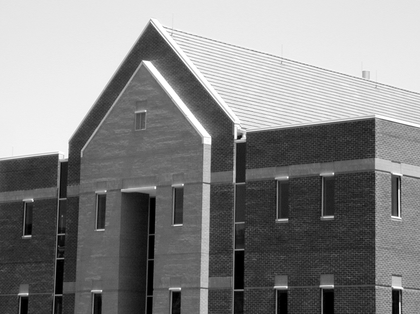
%> input picture Images/house.tif, 420 x 314 px, shrunk from 1114 x 834 before the run
$ octave GradientScript.m   (GNU Octave 9; MATLAB toolbox functions it lacks are replaced by stand-ins)
%> lines starting %> are read from the running program, lines starting %| are printed output that depends on the picture
### Correlation.m
function result = Correlation(im, filter)
    M = length(filter);
    k = (M-1) / 2;
    im = double(padarray(im, [k, k]));

    [H, W] = size(im);
    result = zeros(H, W);

    for i = 1+k:H-k
        for j = 1+k:W-k
            subimg = im(i-k:i+k, j-k:j+k);
            result(i, j) = sum(sum(subimg .* filter));

            if result(i, j) > 255
                result(i, j) = 255;
            elseif result(i, j) < 0
                result(i, j) = 0;
            end
        end
    end

    result = uint8(result);

    result = result(1+k:H-k, 1+k:W-k);
end

### GradientScript.m
% Read image
im = imread('house.tif');
%> im is the input picture: size 314x420 uint8; min 0, max 255, mean 133.3
figure, imshow(im);

% Calculate gx
Hx = [-1 -2 -1; 0 0 0; 1 2 1];
gx = Correlation(im, Hx);
%> in Correlation, `im = double(padarray(im, [k, k]));`:
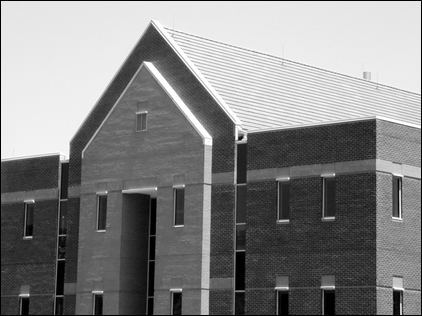
%> im: size 316x422 double; min 0, max 255, mean 131.8
%> after the loop in Correlation, `for i = 1+k:H-k`:
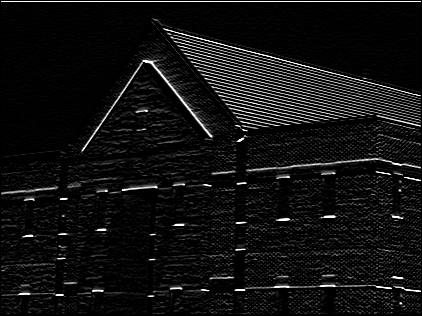
%> result: size 316x422 double; min 0, max 255, mean 17.1
%> in Correlation, `result = result(1+k:H-k, 1+k:W-k);`:
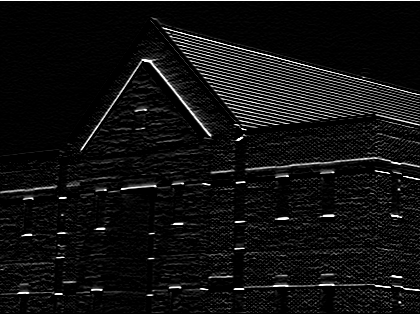
%> result: size 314x420 uint8; min 0, max 255, mean 17.3
figure, imshow(gx);

% Calculate gy
Hy = [-1 0 -1; -2 0 2; -1 0 1];
gy = Correlation(im, Hy);
%> call 2 of Correlation, with filter = [-1 0 -1; -2 0 2; -1 0 1]
%> after the loop in Correlation (call 2), `for i = 1+k:H-k`:
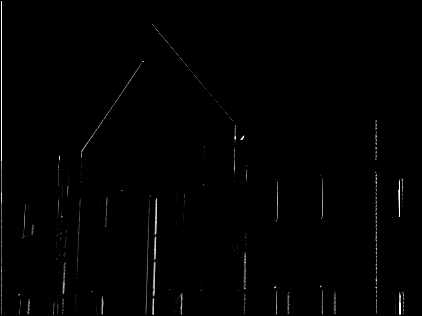
%> result: size 316x422 double; min 0, max 255, mean 2
figure, imshow(gy);

% Calculate the magnitude
M = abs(gx) + abs(gy);
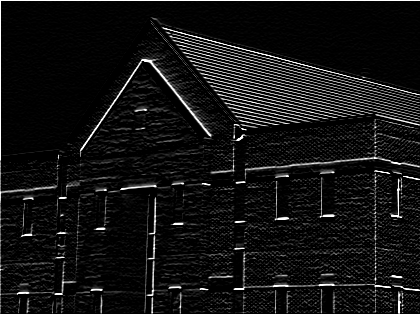
%> M: size 314x420 uint8; min 0, max 255, mean 19.2
figure, imshow(M);

$ run again, with Images/blocks.tif copied over Images/house.tif
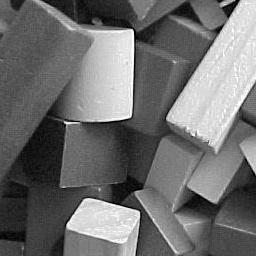
%> input picture Images/blocks.tif, 256 x 256 px
%> im is the input picture: size 256x256 uint8; min 0, max 255, mean 110.3
%> im: size 258x258 double
%> after the loop in Correlation, `for i = 1+k:H-k`:
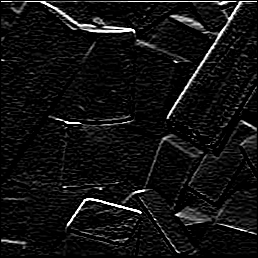
%> result: size 258x258 double; min 0, max 255, mean 17.3
%> in Correlation (call 2), `result = result(1+k:H-k, 1+k:W-k);`:
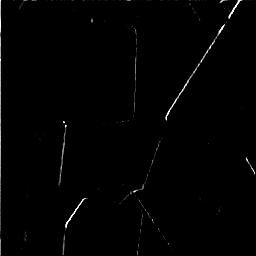
%> result: size 256x256 uint8; min 0, max 255, mean 2.2

$ run again, with Images/buffalo.tif copied over Images/house.tif
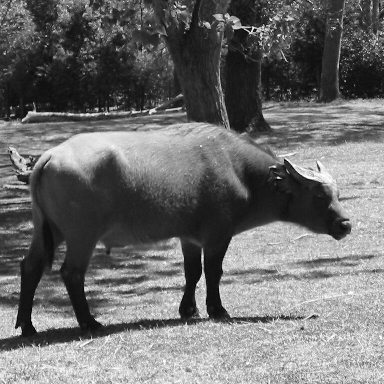
%> input picture Images/buffalo.tif, 384 x 384 px
%> im is the input picture: size 384x384 uint8; min 0, max 255, mean 109.1
%> im: size 386x386 double
%> after the loop in Correlation (call 2), `for i = 1+k:H-k`:
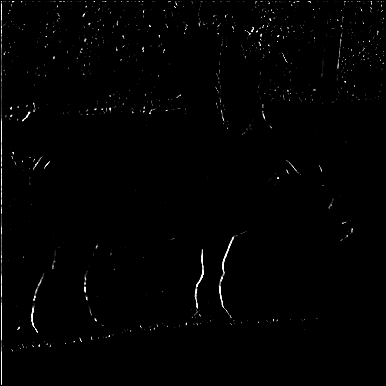
%> result: size 386x386 double; min 0, max 255, mean 2.3
%> `M = abs(gx) + abs(gy);`:
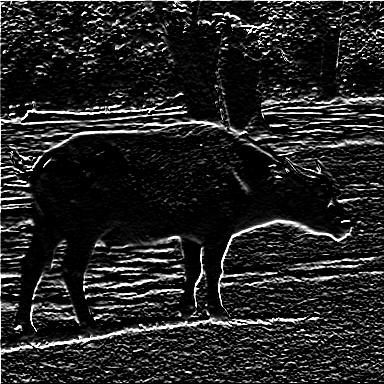
%> M: size 384x384 uint8; min 0, max 255, mean 35.9
